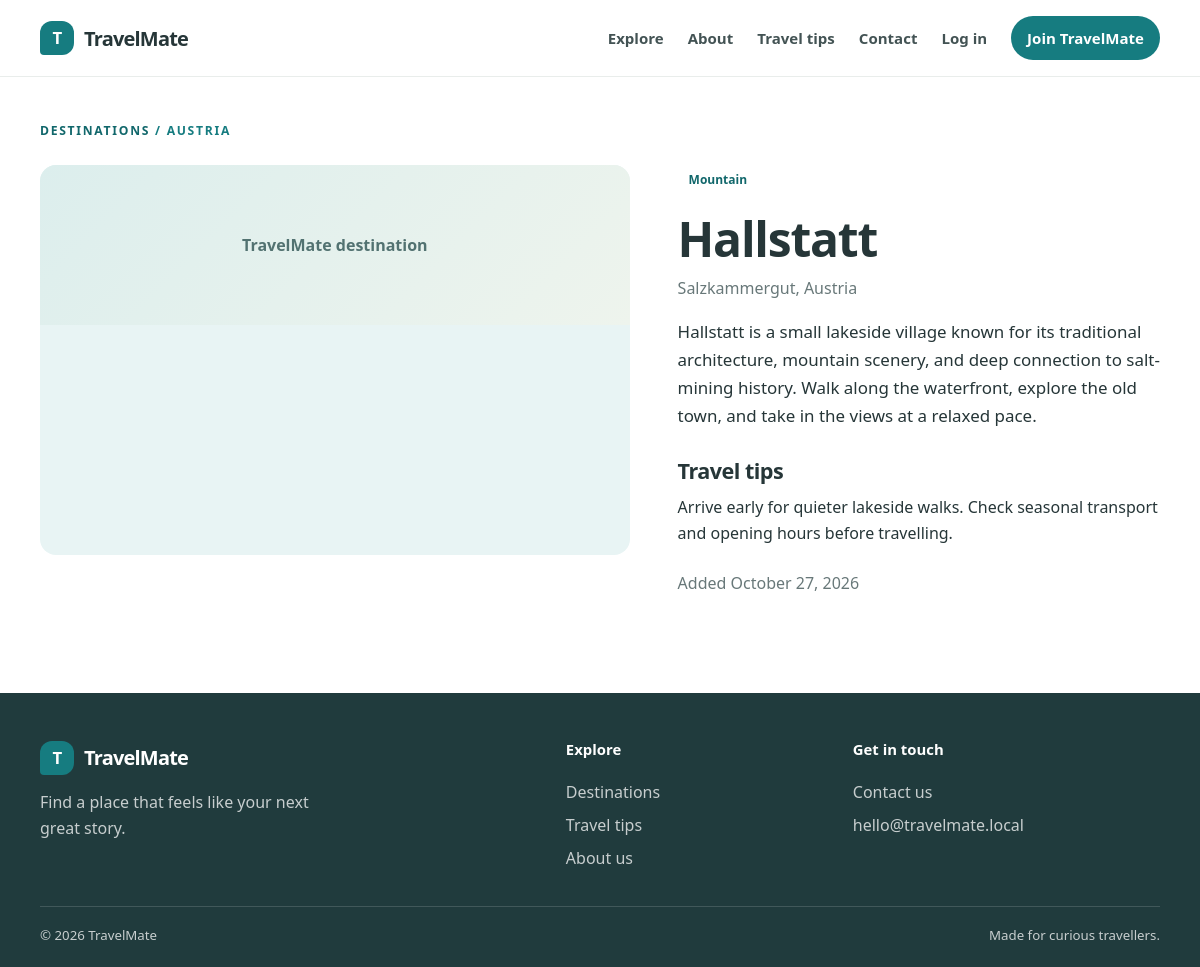
Page /place-details.php?id=1 on the committed database.
### tables this page shows
CREATE TABLE IF NOT EXISTS places (
    id INT UNSIGNED NOT NULL AUTO_INCREMENT,
    user_id INT UNSIGNED NULL,
    name VARCHAR(150) NOT NULL,
    country VARCHAR(100) NOT NULL,
    location VARCHAR(150) NOT NULL DEFAULT '',
    category ENUM('Beach', 'Mountain', 'Historical', 'Nature', 'City', 'Other') NOT NULL,
    short_description VARCHAR(500) NOT NULL,
    full_description TEXT NOT NULL,
    travel_tips TEXT NULL,
    image VARCHAR(1000) NULL,
    status ENUM('pending', 'approved') NOT NULL DEFAULT 'pending',
    created_at TIMESTAMP NOT NULL DEFAULT CURRENT_TIMESTAMP,
    updated_at TIMESTAMP NOT NULL DEFAULT CURRENT_TIMESTAMP ON UPDATE CURRENT_TIMESTAMP,
    PRIMARY KEY (id),
    KEY idx_places_status_created (status, created_at),
    KEY idx_places_category (category),
    KEY idx_places_user (user_id),
    CONSTRAINT fk_places_user FOREIGN KEY (user_id) REFERENCES users (id)
        ON UPDATE CASCADE ON DELETE SET NULL
);

### includes/auth.php (called while the page is built, shortened)
<?php
function e($value)
{
    return htmlspecialchars((string) $value, ENT_QUOTES, 'UTF-8');
}
function app_base_url()
{
    $directory = str_replace('\\', '/', dirname(isset($_SERVER['SCRIPT_NAME']) ? $_SERVER['SCRIPT_NAME'] : '/'));
    $directory = rtrim($directory, '/');
    if ($directory === '' || $directory === '.') {
        return '';
    }
    return $directory === '.' ? '' : $directory;
}
function url($path = '')
{
    $base = app_base_url();
    return $base . ($path === '' ? '/' : '/' . ltrim($path, '/'));
}

### place-details.php (the view, shortened to what this page needs)
<?php
require_once __DIR__ . '/includes/auth.php';
$id = isset($_GET['id']) ? filter_var($_GET['id'], FILTER_VALIDATE_INT, array('options' => array('min_range' => 1))) : false;
$statement = mysqli_prepare($conn, 'SELECT p.*, CONCAT(u.first_name, " ", u.last_name) AS creator_name FROM places p LEFT JOIN users u ON p.user_id = u.id WHERE p.id = ? LIMIT 1');
mysqli_stmt_bind_param($statement, 'i', $id);
mysqli_stmt_execute($statement);
$place = mysqli_fetch_assoc(mysqli_stmt_get_result($statement));
require __DIR__ . '/includes/header.php';
?>
<article class="container detail-page">
    <p class="eyebrow"><a href="<?= e(url('places.php')) ?>">Destinations</a> / <?= e($place['country']) ?></p>
    <div class="detail-grid">
        <div class="detail-image"></div>
        <div class="detail-copy"><span class="category-pill static-pill"><?= e($place['category']) ?></span><h1><?= e($place['name']) ?></h1><p class="detail-location"><?= e($place['location']) ?><?= $place['location'] !== '' ? ', ' : '' ?><?= e($place['country']) ?></p><p class="lead"><?= nl2br(e($place['full_description'])) ?></p><h2>Travel tips</h2><p><?= $place['travel_tips'] !== '' ? nl2br(e($place['travel_tips'])) : 'Take time to explore respectfully and check local guidance before your visit.' ?></p><p class="muted">Added <?= e(date('F j, Y', strtotime($place['created_at']))) ?></p>
        </div>
    </div>
</article>
<?php require __DIR__ . '/includes/footer.php'; ?>

### assets/css/style.css (style rules this page uses)
:root { --ink: #263638; --muted: #687879; --teal: #167c80; --teal-dark: #11676b; --sky: #e8f4f4; --cream: #fbfaf6; --paper: #ffffff; --line: #e4e9e7; --danger: #a63c39; --shadow: 0 14px 34px rgba(34, 63, 63, .08); --radius: 16px; }
* { box-sizing: border-box; }
html { scroll-behavior: smooth; }
body { margin: 0; background: var(--paper); color: var(--ink); font-family: "Segoe UI", Arial, sans-serif; font-size: 16px; line-height: 1.65; }
a { color: var(--teal-dark); text-decoration: none; }
h1, h2, h3, p { margin-top: 0; }
h1, h2, h3 { line-height: 1.2; letter-spacing: -.025em; }
h1 { font-size: clamp(2.4rem, 5vw, 4.4rem); }
h2 { font-size: clamp(1.7rem, 3vw, 2.45rem); }
.container { width: min(1120px, calc(100% - 40px)); margin: 0 auto; }
.eyebrow { margin-bottom: 10px; color: var(--teal); font-size: .76rem; font-weight: 800; letter-spacing: .14em; text-transform: uppercase; }
.category-pill { position: absolute; top: 14px; left: 14px; z-index: 1; display: inline-block; border-radius: 999px; padding: 5px 11px; background: rgba(255,255,255,.94); color: var(--teal-dark); font-size: .75rem; font-weight: 750; }
.static-pill { position: static; }
.detail-page { padding-top: 44px; padding-bottom: 80px; }
.detail-page > .eyebrow { margin-bottom: 24px; }
.detail-grid { display: grid; grid-template-columns: 1.1fr .9fr; gap: 48px; align-items: start; }
.detail-image { min-height: 390px; overflow: hidden; border-radius: var(--radius); background: var(--sky); }
.detail-copy h1 { margin: 15px 0 8px; font-size: clamp(2.2rem, 4vw, 3.4rem); }
.detail-location { color: var(--muted); }
.detail-copy .lead { font-size: 1.06rem; }
.detail-copy h2 { margin: 28px 0 10px; font-size: 1.35rem; }
.detail-copy .muted { margin-top: 24px; }

### assets/css/dashboard.css (style rules this page uses)
.muted { color: var(--muted); }

### rows in the picture
places: country "AUSTRIA", category "Mountain", name "Hallstatt", location "Salzkammergut", country "Austria", full_description "Hallstatt is a small lakeside village known for its traditional architecture, mountain scenery, and deep connection to salt-mining history. Walk along the waterfront, explore the old town, and take in the views at a relaxed pace.", travel_tips "Arrive early for quieter lakeside walks. Check seasonal transport and opening hours before travelling.", created_at "October 27, 2026"
